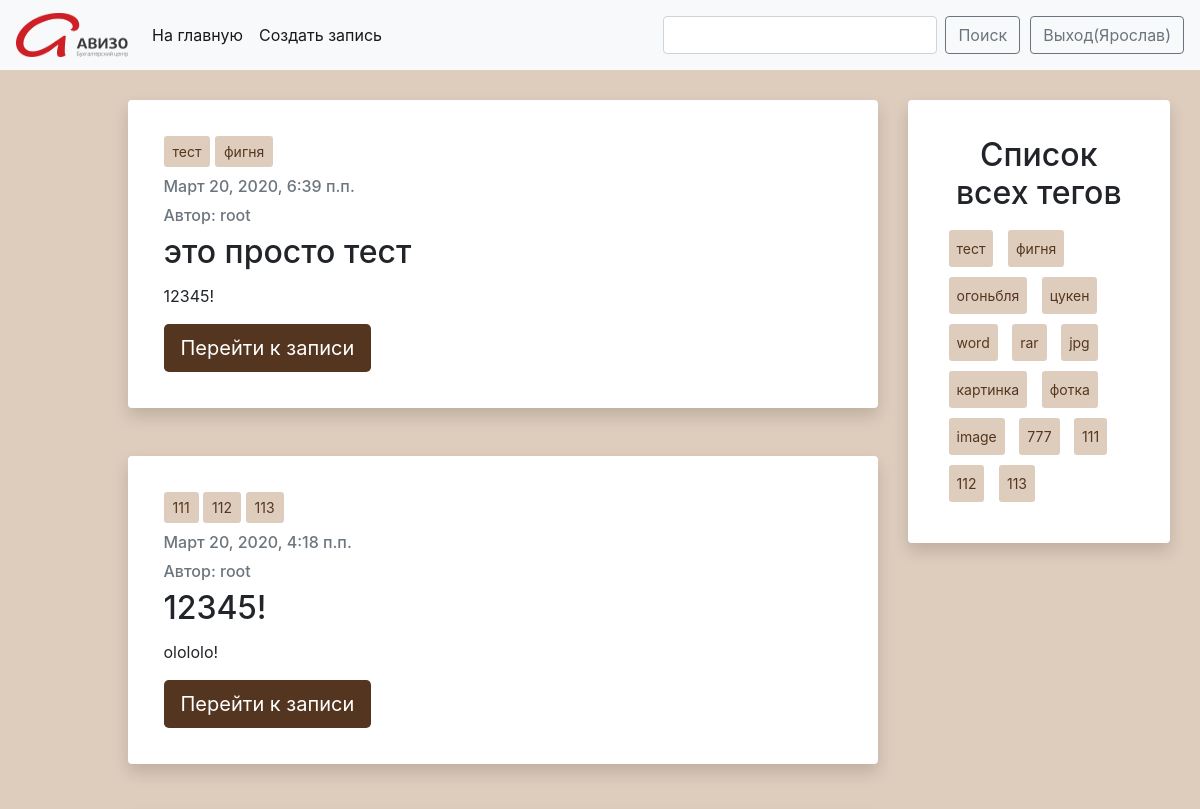
Page / (signed in, upper part) on the earlier database version.
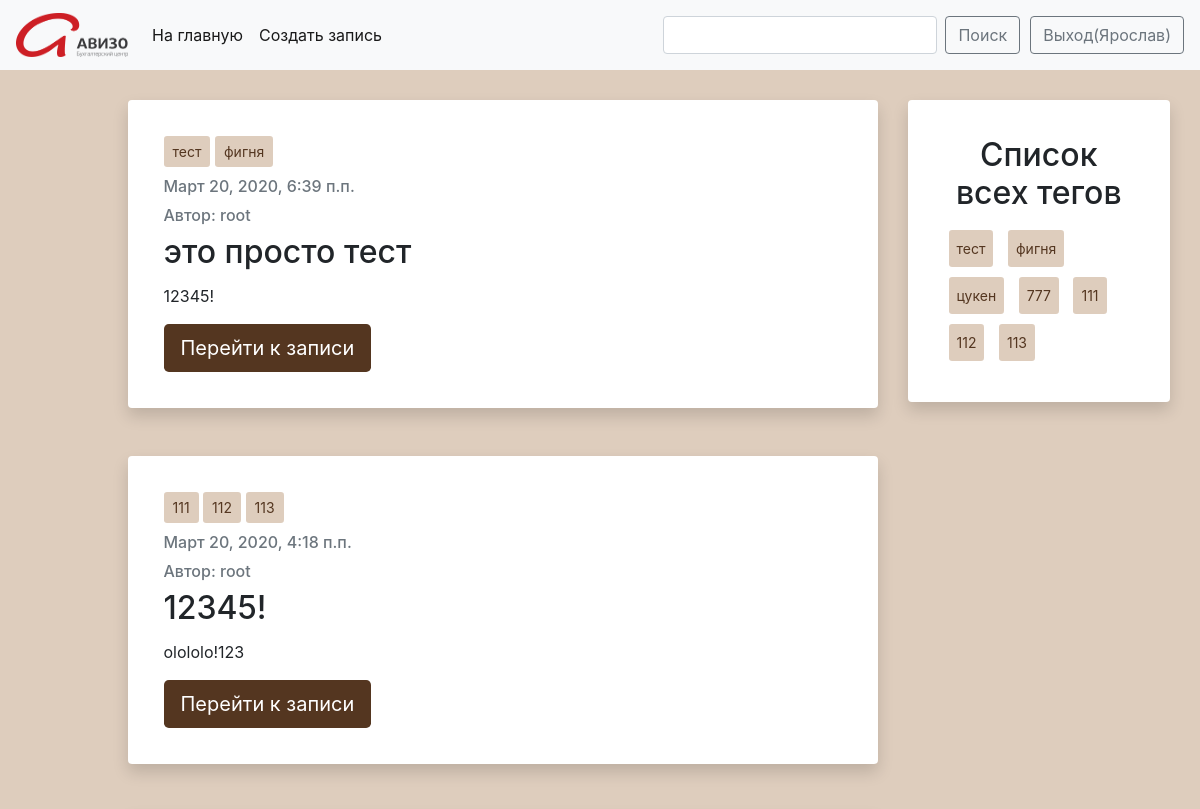
Same page on the later database version.
### blog/models.py (models this page shows, shortened)
class Post(models.Model):
    author = models.ForeignKey(settings.AUTH_USER_MODEL, on_delete=models.CASCADE)
    author_first_name = ''
    author_last_name = ''
    title = models.CharField(max_length=200)
    text = models.TextField()
    created_date = models.DateTimeField(default=timezone.now)
    published_date = models.DateTimeField(blank=True, null=True)
    tags = TaggableManager(through=RuTaggedItem, blank=True)
    document = models.FileField(blank=True)
    image = models.ImageField(blank=True, upload_to='images/')

### blog/views.py (the view, shortened to what this page needs)
# urls.py: path('', views.PostListView.as_view(), name='post_list'),
class PostListView(View):
    def tags(self):
        tags_cloud = Tag.objects.in_bulk()  # выгребаем словарь со всеми существующими тегами (id и пост+теги)
        dead_tags_id = []
        for i in tags_cloud.keys():  # Перебираем все теги и ищем пустые
            maybe_dead_tags = TaggedItem.objects.filter(tag_id=i)
            if maybe_dead_tags.exists() is False:  # Если к тегу не привязан пост он едет в список мёртвых
                dead_tags_id.append(i)
        for i in dead_tags_id:
            Tag.objects.filter(id=i).delete()
    def get(self, request, tag_slug=None):
        self.tags()
        post_with_tags = Post.objects.all()
        user = str(request.user)
        anon = 'AnonymousUser'
        all_tags = Tag.objects.all()
        if user is anon:
            return redirect('../login')
        if tag_slug:
            tag = get_object_or_404(Tag, slug=tag_slug)
            post_with_tags = post_with_tags.filter(tags__in=[tag])
            return render(request, 'blog/post_list.html', {'posts': post_with_tags, 'tag': tag, 'all_tags': all_tags})
        else:
            posts = Post.objects.filter(published_date__lte=timezone.now()).order_by('-published_date')
            return render(request, 'blog/post_list.html', {'posts': posts, 'all_tags': all_tags})

### blog/templates/blog/post_list.html (shortened to what this page needs)
{% extends 'include/base.html' %}
{% block all_tags %}
<div class="shadow p-3 mb-5 bg-white rounded" style="position: sticky; top: 100px;}">
    <div class="card-body">
        <h2 class="card-title"><center>Список всех тегов</center></h2>
        {% for tag in all_tags %}
        <a class="btn btn-sm" href="{% url 'post_list_by_tag' tag.slug %}" role="button"
           style="background: #decdbd; color: #543620; padding: 7px; margin: 5px;">{{ tag.name }}
        </a>
        {% endfor %}
    </div>
</div>
{% endblock %}
{% block content %}
{% include 'include/post.html' %}
{% endblock %}

### blog/templates/include/post.html
{% for post in posts %}
<div class="shadow p-3 mb-5 bg-white rounded">
    <div class="card-body">
        <p class="tags">
            {% for tag in post.tags.all %}
            <a class="btn btn-sm" style="background: #decdbd; color: #543620" href="{% url 'post_list_by_tag' tag.slug %}" role="button">{{ tag.name }}</a>{% if not forloop.last %} {% endif %}
            {% endfor %}</p>
        <h6 class="card-subtitle mb-3 text-muted">{{ post.published_date }}</h6>
        <h6 class="card-subtitle mb-2 text-muted">Автор: {{ post.author }}</h6>
        <h2 class="card-title">{{ post.title }}</h2>
        <p class="card-text" style="width: 100%; word-break: break-all">{{ post.text|stringformat:".150s" }}</p>
        <a class="btn btn-lg active" style="background: #543620; color: #fff" href="{% url 'post_detail' pk=post.pk %}" role="button" aria-pressed="true">Перейти к записи</a>
    </div>
</div>
{% endfor %}

Differences in the rows shown:
removed Tag: name "огоньбля", shown under "Список всех тегов"
removed Tag: name "word", shown under "Список всех тегов"
removed Tag: name "rar", shown under "Список всех тегов"
removed Tag: name "jpg", shown under "Список всех тегов"
removed Tag: name "картинка", shown under "Список всех тегов"
removed Tag: name "фотка", shown under "Список всех тегов"
removed Tag: name "image", shown under "Список всех тегов"
changed Post: text "olololo!" → "olololo!123"
